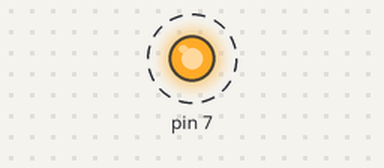
A program run on a simulated Raspberry Pi (header pin numbers). Shown: output pins drawn as LEDs (lit = HIGH). Dashed ring = blinking.

Above: at 0.12 s.
Timing chart, 0 to 3.0 s (numbered marks = the images above):
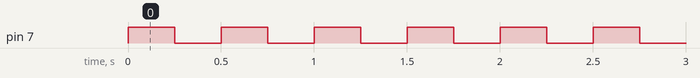

Measured:
- by itself, pin 7: alternates HIGH for 0.25 s and LOW for 0.25 s

The program:

blinker.py
```python
import RPi.GPIO as GPIO
from time import sleep
GPIO.setwarnings(False)
GPIO.setmode(GPIO.BOARD)
GPIO.setup(7, GPIO.OUT, initial=GPIO.LOW)
while True:
    try:
         GPIO.output(7, GPIO.HIGH)
         sleep(0.25)
         GPIO.output(7, GPIO.LOW)
         sleep(0.25)
    except KeyboardInterrupt:
        GPIO.cleanup()
```
